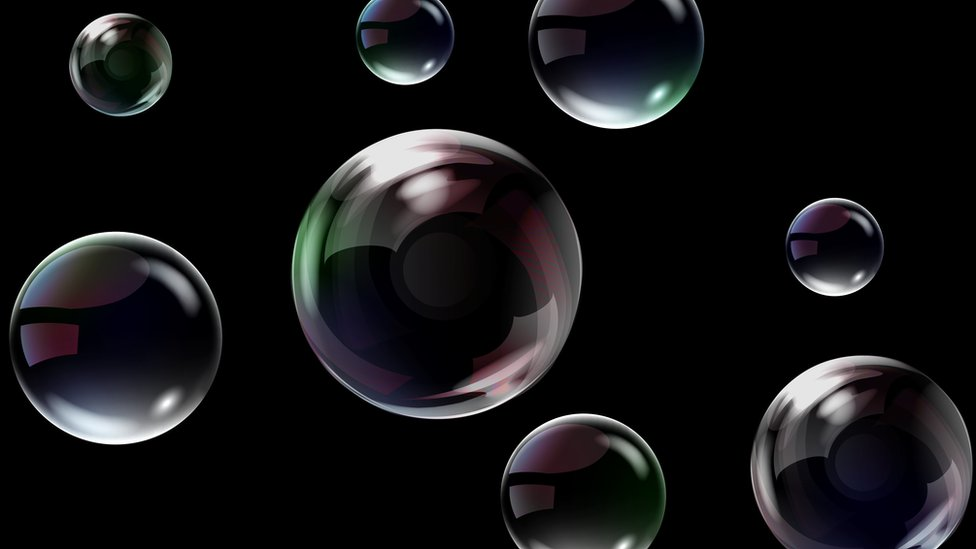
#> input picture images/bubbles.jpg, 976 x 549 px
$ jupyter execute Circle_search.ipynb
#> lines starting #> are read from the running program, lines starting #| are printed output that depends on the picture; after the words box and inside, x2 and y2 are one past the last pixel; in counts of white or black regions, pixels touching at a corner belong together
[cell 1]
import cv2
import numpy as np
from matplotlib import pyplot as plt

[cell 2]
image = cv2.imread('bubbles.jpg')
#> image is the input picture: shape (549, 976, 3); mean B, G, R 21.5, 20, 20.3
output = image.copy()
img = cv2.cvtColor(image, cv2.COLOR_BGR2GRAY)

[cell 3]
# Find circles
circles = cv2.HoughCircles(img, cv2.HOUGH_GRADIENT, 1.3, 100)
#> circles = [[436.1, 273.6, 145.2], [113.7, 338.6, 105.7], [583, 495.9, 83.2], [833.9, 246.3, 49.66], [863.8, 463.4, 108], [120.2, 64.35, 51.09], [616.8, 42.25, 86.84], [404.9, 34.45, 50.18]]
# If some circle is found
if circles is not None:
   # Get the (x, y, r) as integers
   circles = np.round(circles[0, :]).astype("int")
#> circles = [[436, 274, 145], [114, 339, 106], [583, 496, 83], [834, 246, 50], [864, 463, 108], [120, 64, 51], [617, 42, 87], [405, 34, 50]]
   # loop over the circles
   for (x, y, r) in circles:
      cv2.circle(output, (x, y), r, (0, 255, 0), 2)
#> this loop made 8 passes
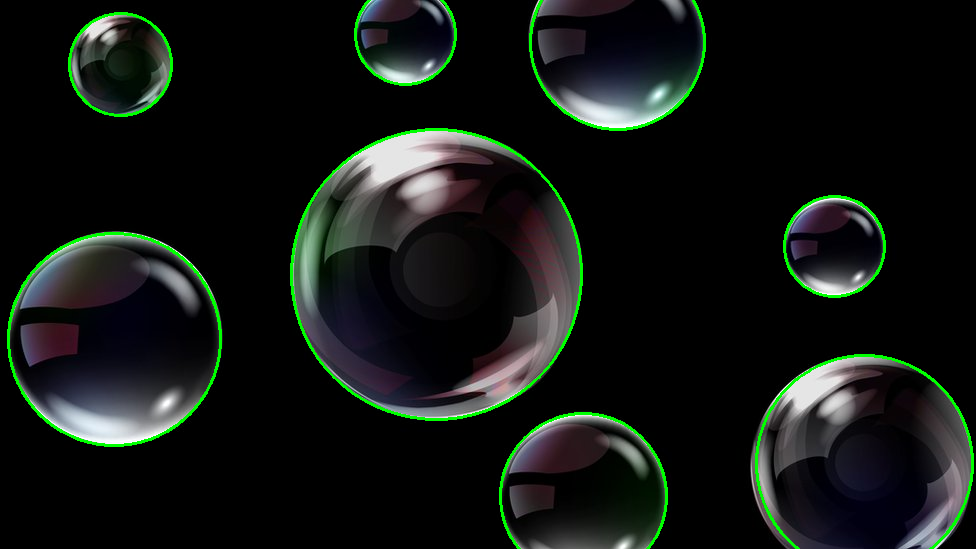
#> output: shape (549, 976, 3); 2.07% of pixels changed, all inside (x1, y1, x2, y2) = (7, 0, 974, 549)
# show the output image
cv2.imshow("circle",output)
cv2.waitKey(1)
#> Out = 27
